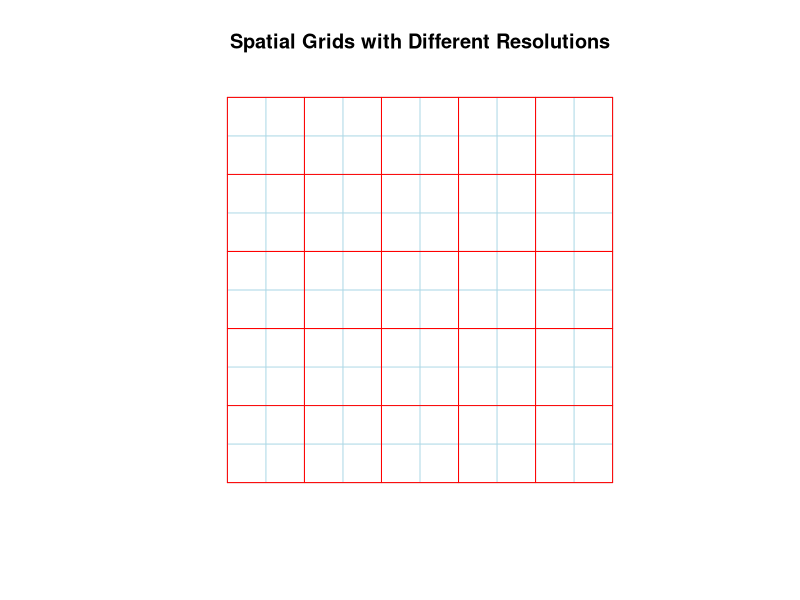
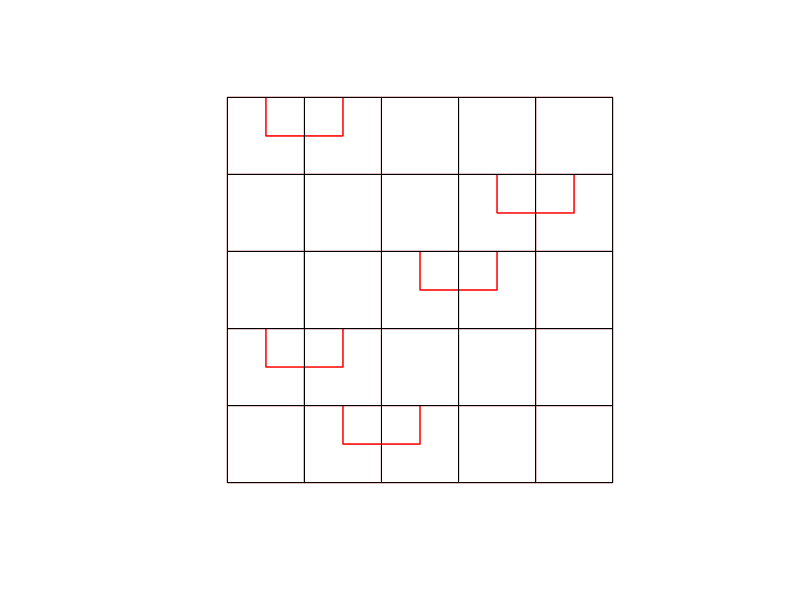

Write R code to recreate these figures, in order.
# Load required package
library(sp)
library(sf)
library(tidyverse)
library(ggplot2)

# Define the resolution of the first grid (coarser resolution)
resolution1 <- c(5, 5)  # 5x5 grid

# Define the resolution of the second grid (finer resolution)
resolution2 <- c(10, 10)  # 10x10 grid

# Create the first spatial grid (coarser grid)
grid1 <- GridTopology(cellcentre.offset = c(0.5, 0.5), 
                      cellsize = c(2, 2),  # Cell size adjusted to match extent and resolution
                      cells.dim = resolution1)

sp_grid1 <- SpatialGrid(grid1)

# Create the second spatial grid (finer grid)
grid2 <- GridTopology(cellcentre.offset = c(0, 0), 
                      cellsize = c(1, 1),  # Smaller cell size for finer resolution
                      cells.dim = resolution2)

sp_grid2 <- SpatialGrid(grid2)

# Plot both grids to visualize the differences
plot(sp_grid2, col = "lightblue", main = "Spatial Grids with Different Resolutions")
plot(sp_grid1, col = 'red', add = TRUE)  # Second grid with finer resolution shown in red border

## now union together cells of the finer grid to create non-nested misalignment (there's probably a simpler/cleaner way to do this)
sp_grid2_poly<-st_as_sf(as(sp_grid2,'SpatialPolygons'))
sp_grid1_poly<-st_as_sf(as(sp_grid1,'SpatialPolygons'))

## add ids and plot to check ordering of grid cells in the dataset
## add cell ids
# sp_grid2_poly$ID<-1:nrow(sp_grid2_poly)
# ggplot() + 
#   geom_sf(data = sp_grid2_poly, aes(fill = ID))

## pick cells to cross-union (cell to union that cross boundaries of coarser grid)
## 2,3 or 4,5 or 6,7 or 8,9
## pick one of these every other row
set.seed(1)
pair_list<-list(c(2,3),c(4,5),c(6,7),c(8,9))
union_ids<-matrix(0,10,10)
id_num<-1
for (i in seq(1,10,2)){
  union_ids[i,pair_list[[sample(1:4,size=1)]]]<-id_num
  id_num<-id_num+1
}

sp_grid2_poly$union_ids<-c(t(union_ids))

store_xunions<-NULL
for (i in 1:max(sp_grid2_poly$union_ids)){
  temp<-sp_grid2_poly[sp_grid2_poly$union_ids==i, ] %>% 
    st_union() %>% # unite to a single geometry object
    st_sf() # make the geometry a data frame object
  
  store_xunions<-rbind(store_xunions,temp)
}

## now merge together remaining cells of finer grid to get as close as possible to grid 1
grid2_nounion<-subset(sp_grid2_poly,union_ids==0)
## find cells that intersect with each cell of grid 1 and union them
store_iunions<-NULL
for (i in 1:nrow(sp_grid1_poly)){
  temp<-grid2_nounion[c(st_contains(sp_grid1_poly[i,],grid2_nounion,sparse=F))==T,] %>% 
    st_union() %>% # unite to a single geometry object
    st_sf() # make the geometry a data frame object
  
  store_iunions<-rbind(store_iunions,temp)
}

grid2_final<-rbind(store_iunions,store_xunions)

plot(st_geometry(grid2_final),border='red')
plot(st_geometry(sp_grid1_poly),add=T)

## rename and save grids
gridx<-grid2_final
gridy<-sp_grid1_poly

save(gridx,gridy,
  file='sim_grids.RData')
